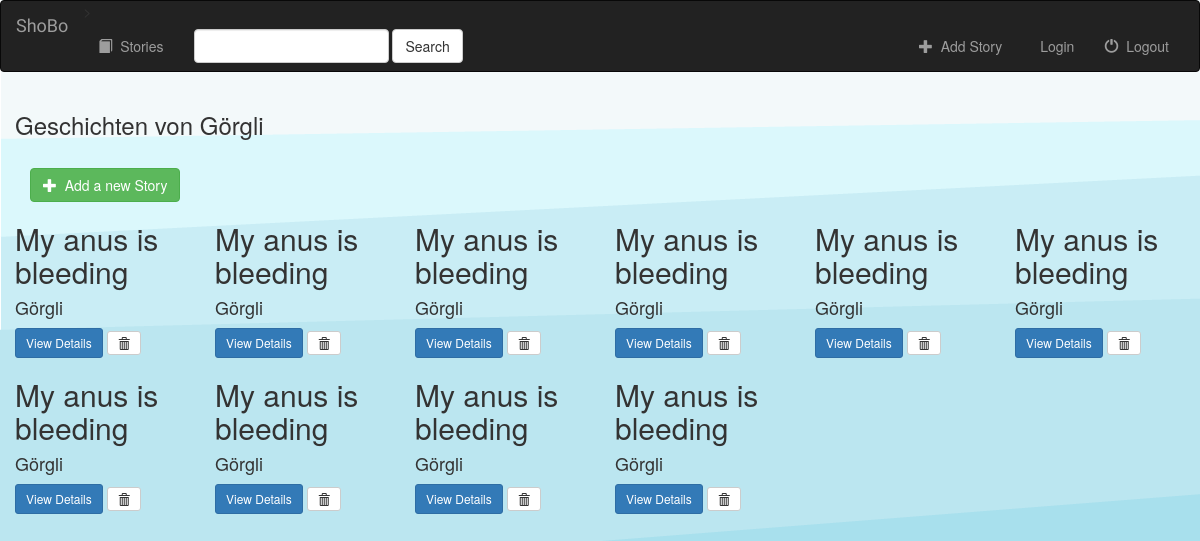
/ShoBo/story (signed in), run on the app's committed database.
### story/models.py (models this page shows, shortened)
class Story(models.Model):
    user = models.ForeignKey(User, default=1, on_delete=models.CASCADE,)
    artist = models.CharField(max_length=250)
    title = models.CharField(max_length=500)
    genre = models.CharField(max_length=100)
    text = models.TextField(max_length=10000)
    is_favorite = models.BooleanField(default=False)

### story/views.py (the view)
# urls.py: path('story', views.index, name='index'),
def index(request):
    if not request.user.is_authenticated:
        return render(request, 'registration/login.html')
    else:
        stories = Story.objects.filter(user=request.user)
        story_results = Story.objects.all()
        query = request.GET.get("q")
        if query:
                return render(request, 'story/index.html', {
                    'stories': story_results,
                })
        else:
            return render(request, 'story/index.html', {'stories': stories})

### story/templates/story/index.html (shortened to what this page needs)
{% extends 'story/base.html' %}
{% block body %}
<div class="storys-container container-fluid">
    <div class="row">
        <div class="col-sm-12">
            <h3>Geschichten von {{ user.username }} </h3>
             <div class="col-sm-12">
                <br>
                <a href="{% url 'story:create_story' %}">
                    <button type="button" class="btn btn-success">
                        <span class="glyphicon glyphicon-plus"></span>&nbsp; Add a new Story
                    </button>
                </a>
            </div>
        </div>
            {% for story in stories %}
                <div class="col-sm-4 col-lg-2">
                    <div class="caption">
                            <h2>{{ story.title }}</h2>
                            <h4>{{ story.artist }}</h4>
                            <a href="{% url 'story:detail' story.id %}" class="btn btn-primary btn-sm" role="button">View Details</a>
                            <form action="{% url 'story:delete_story' story.id %}" method="post" style="display: inline;">{% csrf_token %}
                                <button type="submit" class="btn btn-default btn-sm">
                                    <span class="glyphicon glyphicon-trash"></span>
                                </button>
                            </form>
                    </div>
                </div>
                {% cycle '' '' '' '' '' '<div class="clearfix visible-lg"></div>' %}
            {% endfor %}
    </div>
</div>
{% endblock %}

### story/static/story/style.css (style rules this page uses)
body { background: white url("images/background.png") ; }

### data on the page
Story: title "My anus is bleeding", artist "Görgli"
Story: title "My anus is bleeding", artist "Görgli"
Story: title "My anus is bleeding", artist "Görgli"
Story: title "My anus is bleeding", artist "Görgli"
Story: title "My anus is bleeding", artist "Görgli"
Story: title "My anus is bleeding", artist "Görgli"
Story: title "My anus is bleeding", artist "Görgli"
Story: title "My anus is bleeding", artist "Görgli"
Story: title "My anus is bleeding", artist "Görgli"
Story: title "My anus is bleeding", artist "Görgli"

### other printed values
{{ user.username }} "Görgli"
